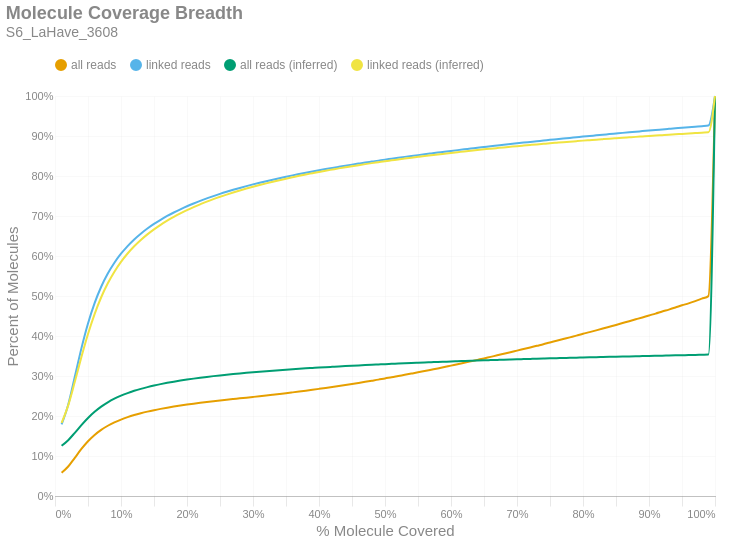

The cell this chart's notebook holds for it:
### Markdown cell above
### Molecule Read Coverage
This chart shows molecule coverage breadth as computed by the number of bases aligned to that molecule. In other words, "*how much of each unique long molecule is actually sequenced/aligned?*" Keep in mind there is a distinction between sequences and alignments, since some sequences belonging to a particular molecule may not align well and wouldn't appear in the alignment data. This chart also shows molecule coverage breadth as computed by the *inferred fragment* from which the aligned sequences originate. Unlike read coverage, this calculation takes into account the total insert size, including unsequenced gaps between the forward and reverse reads. Like the previous figures, these are cumulative percents.

### Code cell
if SKIPLR:
    print_html(f"Skipped")
else:
    binned_df = consolidated_hist(valids['coverage_bp'], mask, 0.01, True)
    binned_df_inf = consolidated_hist(valids['coverage_inserts'], mask, 0.01, True)
    binned_df = binned_df.with_columns(pl.lit(binned_df_inf['all reads (cumsum)']).alias('all reads (inferred)'))
    binned_df = binned_df.with_columns(pl.lit(binned_df_inf['linked reads (cumsum)']).alias('linked reads (inferred)'))
    binned_df = binned_df.with_columns(
        (pl.col('bin').cast(pl.Float64) + 0.01).alias('right_edge')
    )

    with SafeRender(binned_df):
        (
            density_plot(binned_df, 'Molecule Coverage Breadth', samplename, 'molcov', ['all reads (inferred)','linked reads (inferred)'])
            .encode(
                #x=alt.X('bin:Q', title="% Molecule Covered").axis(format = '%').scale(padding=0),
                x=alt.X('right_edge:Q', title="% Molecule Covered").axis(format='%').scale(padding=0),
                y=alt.Y('value:Q', title='Percent of Molecules')
                    .axis(format='%')
                    .stack(False)
                    .scale(domainMin=0, padding=0),
                color=alt.Color("key:N").scale(domain = ["all reads", "linked reads", "all reads (inferred)", "linked reads (inferred)"]),
                tooltip = [
                    alt.Tooltip("key:N", title = "Data Type"),
                    alt.Tooltip("range_label:N", title="% Molecule Covered"),
                    alt.Tooltip("value:Q", format = ".2%", title="% Molecules")
                ]
            )
        ).display()

### Figure 1 — Vega-Lite specification as saved in the notebook (floating-point values rounded to 4 significant figures)
{"width": "container", "height": 400, "config": {"title": {"anchor": "start", "dy": -15, "fontSize": 18, "color": "#888888", "subtitleColor": "#888888", "subtitleFontSize": 14}, "arc": {"fill": "#0072B2"}, "axis": {"domainColor": "#888888", "domainWidth": 0.5, "gridWidth": 0.2, "grid": false, "titleFontWeight": 400, "titleFontSize": 15, "labelFontSize": 11, "labelColor": "#888888", "tickColor": "#888888", "tickWidth": 0.2, "titleColor": "#888888"}, "axisBand": {"grid": false}, "axisX": {"grid": true, "tickSize": 10, "domainCap": "round"}, "axisY": {"domain": false, "grid": true, "tickSize": 0, "domainCap": "round"}, "background": "transparent", "header": {"labelFontSize": 15, "labelColor": "#888888", "titleFontSize": 15, "titleFontWeight": 600, "titleColor": "#888888"}, "legend": {"labelFont": "sans-serif", "labelFontSize": 12, "labelColor": "#888888", "symbolSize": 100, "symbolType": "circle", "titleFontSize": 12, "titlePadding": 10, "titleColor": "#888888", "title": null, "orient": "top"}, "range": {"category": ["#E69F00", "#56B4E9", "#009E73", "#F0E442", "#0072B2", "#D55E00", "#CC79A7", "#000000"], "diverging": ["#cfe8f3", "#a2d4ec", "#73bfe2", "#46abdb", "#1696d2", "#12719e"]}, "area": {"fill": "#0072B2", "fillOpacity": 0.7, "line": true, "strokeOpacity": 0.7}, "line": {"color": "#0072B2", "stroke": "#0072B2", "strokeWidth": 2}, "trail": {"color": "#0072B2", "stroke": "#0072B2", "strokeWidth": 0, "size": 1}, "point": {"filled": true, "fillOpacity": 1.0, "size": 95}, "text": {"color": "#888888", "fontSize": 11, "align": "right", "fontWeight": 400, "size": 11}, "bar": {"fill": "#0072B2", "stroke": null}, "view": {"stroke": null, "continuousWidth": 660, "continuousHeight": 400}}, "data": {"name": "data-3d593f9e20ea8394097fbb540706a8b3"}, "mark": {"type": "line", "interpolate": "monotone", "point": {"opacity": 0, "size": 275}}, "encoding": {"color": {"field": "key", "scale": {"domain": ["all reads", "linked reads", "all reads (inferred)", "linked reads (inferred)"]}, "type": "nominal"}, "tooltip": [{"field": "key", "title": "Data Type", "type": "nominal"}, {"field": "range_label", "title": "% Molecule Covered", "type": "nominal"}, {"field": "value", "format": ".2%", "title": "% Molecules", "type": "quantitative"}], "x": {"axis": {"format": "%"}, "field": "right_edge", "scale": {"padding": 0}, "title": "% Molecule Covered", "type": "quantitative"}, "y": {"axis": {"format": "%"}, "field": "value", "scale": {"domainMin": 0, "padding": 0}, "stack": false, "title": "Percent of Molecules", "type": "quantitative"}}, "params": [{"name": "param_c36ac31b6afebe62", "select": {"type": "point", "fields": ["key"]}, "bind": "legend"}], "title": {"text": "Molecule Coverage Breadth", "subtitle": "S6_LaHave_3608"}, "transform": [{"fold": ["all reads (cumsum)", "linked reads (cumsum)", "all reads (inferred)", "linked reads (inferred)"]}, {"calculate": "replace(datum.key, ' (cumsum)', '')", "as": "key"}, {"filter": {"param": "param_c36ac31b6afebe62"}}], "usermeta": {"embedOptions": {"downloadFileName": "S6_LaHave_3608.molcov"}}, "$schema": "https://vega.github.io/schema/vega-lite/v6.1.0.json", "datasets": {"data-3d593f9e20ea8394097fbb540706a8b3": [{"bin": "0.0", "interval": "0.0-0.01", "all reads": 0.05804, "linked reads": 0.1789, "all reads (cumsum)": 0.05804, "linked reads (cumsum)": 0.1789, "range_label": "0.0-0.01", "all reads (inferred)": 0.1256, "linked reads (inferred)": 0.1825, "right_edge": 0.01}, {"bin": "0.01", "interval": "0.01-0.02", "all reads": 0.01562, "linked reads": 0.04918, "all reads (cumsum)": 0.07366, "linked reads (cumsum)": 0.2281, "range_label": "0.01-0.02", "all reads (inferred)": 0.1396, "linked reads (inferred)": 0.2265, "right_edge": 0.02}, {"bin": "0.02", "interval": "0.02-0.03", "all reads": 0.02179, "linked reads": 0.06979, "all reads (cumsum)": 0.09546, "linked reads (cumsum)": 0.2979, "range_label": "0.02-0.03", "all reads (inferred)": 0.158, "linked reads (inferred)": 0.2854, "right_edge": 0.03}, {"bin": "0.03", "interval": "0.03-0.04", "all reads": 0.02209, "linked reads": 0.07115, "all reads (cumsum)": 0.1175, "linked reads (cumsum)": 0.369, "range_label": "0.03-0.04", "all reads (inferred)": 0.1772, "linked reads (inferred)": 0.3474, "right_edge": 0.04}, {"bin": "0.04", "interval": "0.04-0.05", "all reads": 0.01928, "linked reads": 0.06215, "all reads (cumsum)": 0.1368, "linked reads (cumsum)": 0.4312, "range_label": "0.04-0.05", "all reads (inferred)": 0.195, "linked reads (inferred)": 0.405, "right_edge": 0.05}, {"bin": "0.05", "interval": "0.05-0.06", "all reads": 0.01583, "linked reads": 0.05102, "all reads (cumsum)": 0.1527, "linked reads (cumsum)": 0.4822, "range_label": "0.05-0.06", "all reads (inferred)": 0.2104, "linked reads (inferred)": 0.4549, "right_edge": 0.06}, {"bin": "0.06", "interval": "0.06-0.07", "all reads": 0.01272, "linked reads": 0.04091, "all reads (cumsum)": 0.1654, "linked reads (cumsum)": 0.5231, "range_label": "0.06-0.07", "all reads (inferred)": 0.2234, "linked reads (inferred)": 0.4969, "right_edge": 0.07}, {"bin": "0.07", "interval": "0.07-0.08", "all reads": 0.01026, "linked reads": 0.03297, "all reads (cumsum)": 0.1756, "linked reads (cumsum)": 0.5561, "range_label": "0.07-0.08", "all reads (inferred)": 0.2342, "linked reads (inferred)": 0.5317, "right_edge": 0.08}, {"bin": "0.08", "interval": "0.08-0.09", "all reads": 0.008428, "linked reads": 0.027, "all reads (cumsum)": 0.1841, "linked reads (cumsum)": 0.5831, "range_label": "0.08-0.09", "all reads (inferred)": 0.2432, "linked reads (inferred)": 0.5609, "right_edge": 0.09}, {"bin": "0.09", "interval": "0.09-0.1", "all reads": 0.007041, "linked reads": 0.02255, "all reads (cumsum)": 0.1911, "linked reads (cumsum)": 0.6056, "range_label": "0.09-0.1", "all reads (inferred)": 0.2508, "linked reads (inferred)": 0.5854, "right_edge": 0.1}, {"bin": "0.1", "interval": "0.1-0.11", "all reads": 0.006006, "linked reads": 0.01913, "all reads (cumsum)": 0.1971, "linked reads (cumsum)": 0.6248, "range_label": "0.1-0.11", "all reads (inferred)": 0.2573, "linked reads (inferred)": 0.6063, "right_edge": 0.11}, {"bin": "0.11", "interval": "0.11-0.12", "all reads": 0.00522, "linked reads": 0.01662, "all reads (cumsum)": 0.2023, "linked reads (cumsum)": 0.6414, "range_label": "0.11-0.12", "all reads (inferred)": 0.2629, "linked reads (inferred)": 0.6243, "right_edge": 0.12}, {"bin": "0.12", "interval": "0.12-0.13", "all reads": 0.004518, "linked reads": 0.01435, "all reads (cumsum)": 0.2068, "linked reads (cumsum)": 0.6558, "range_label": "0.12-0.13", "all reads (inferred)": 0.2678, "linked reads (inferred)": 0.6401, "right_edge": 0.13}, {"bin": "0.13", "interval": "0.13-0.14", "all reads": 0.004052, "linked reads": 0.01286, "all reads (cumsum)": 0.2109, "linked reads (cumsum)": 0.6686, "range_label": "0.13-0.14", "all reads (inferred)": 0.2722, "linked reads (inferred)": 0.6541, "right_edge": 0.14}, {"bin": "0.14", "interval": "0.14-0.15", "all reads": 0.003639, "linked reads": 0.01152, "all reads (cumsum)": 0.2145, "linked reads (cumsum)": 0.6801, "range_label": "0.14-0.15", "all reads (inferred)": 0.2761, "linked reads (inferred)": 0.6667, "right_edge": 0.15}, {"bin": "0.15", "interval": "0.15-0.16", "all reads": 0.003294, "linked reads": 0.01038, "all reads (cumsum)": 0.2178, "linked reads (cumsum)": 0.6905, "range_label": "0.15-0.16", "all reads (inferred)": 0.2796, "linked reads (inferred)": 0.678, "right_edge": 0.16}, {"bin": "0.16", "interval": "0.16-0.17", "all reads": 0.003023, "linked reads": 0.0095, "all reads (cumsum)": 0.2209, "linked reads (cumsum)": 0.7, "range_label": "0.16-0.17", "all reads (inferred)": 0.2829, "linked reads (inferred)": 0.6883, "right_edge": 0.17}, {"bin": "0.17", "interval": "0.17-0.18", "all reads": 0.002799, "linked reads": 0.008737, "all reads (cumsum)": 0.2236, "linked reads (cumsum)": 0.7088, "range_label": "0.17-0.18", "all reads (inferred)": 0.2858, "linked reads (inferred)": 0.6979, "right_edge": 0.18}, {"bin": "0.18", "interval": "0.18-0.19", "all reads": 0.002577, "linked reads": 0.00799, "all reads (cumsum)": 0.2262, "linked reads (cumsum)": 0.7167, "range_label": "0.18-0.19", "all reads (inferred)": 0.2886, "linked reads (inferred)": 0.7066, "right_edge": 0.19}, {"bin": "0.19", "interval": "0.19-0.2", "all reads": 0.002431, "linked reads": 0.007533, "all reads (cumsum)": 0.2287, "linked reads (cumsum)": 0.7243, "range_label": "0.19-0.2", "all reads (inferred)": 0.2911, "linked reads (inferred)": 0.7147, "right_edge": 0.2}, {"bin": "0.2", "interval": "0.2-0.21", "all reads": 0.002251, "linked reads": 0.006921, "all reads (cumsum)": 0.2309, "linked reads (cumsum)": 0.7312, "range_label": "0.2-0.21", "all reads (inferred)": 0.2934, "linked reads (inferred)": 0.7222, "right_edge": 0.21}, {"bin": "0.21", "interval": "0.21-0.22", "all reads": 0.002158, "linked reads": 0.006584, "all reads (cumsum)": 0.2331, "linked reads (cumsum)": 0.7378, "range_label": "0.21-0.22", "all reads (inferred)": 0.2956, "linked reads (inferred)": 0.7292, "right_edge": 0.22}, {"bin": "0.22", "interval": "0.22-0.23", "all reads": 0.002044, "linked reads": 0.006173, "all reads (cumsum)": 0.2351, "linked reads (cumsum)": 0.744, "range_label": "0.22-0.23", "all reads (inferred)": 0.2978, "linked reads (inferred)": 0.736, "right_edge": 0.23}, {"bin": "0.23", "interval": "0.23-0.24", "all reads": 0.00194, "linked reads": 0.005788, "all reads (cumsum)": 0.2371, "linked reads (cumsum)": 0.7497, "range_label": "0.23-0.24", "all reads (inferred)": 0.2997, "linked reads (inferred)": 0.7421, "right_edge": 0.24}, {"bin": "0.24", "interval": "0.24-0.25", "all reads": 0.001889, "linked reads": 0.005572, "all reads (cumsum)": 0.2389, "linked reads (cumsum)": 0.7553, "range_label": "0.24-0.25", "all reads (inferred)": 0.3015, "linked reads (inferred)": 0.7479, "right_edge": 0.25}, {"bin": "0.25", "interval": "0.25-0.26", "all reads": 0.001784, "linked reads": 0.005217, "all reads (cumsum)": 0.2407, "linked reads (cumsum)": 0.7605, "range_label": "0.25-0.26", "all reads (inferred)": 0.3032, "linked reads (inferred)": 0.7535, "right_edge": 0.26}, {"bin": "0.26", "interval": "0.26-0.27", "all reads": 0.001719, "linked reads": 0.004934, "all reads (cumsum)": 0.2424, "linked reads (cumsum)": 0.7655, "range_label": "0.26-0.27", "all reads (inferred)": 0.3049, "linked reads (inferred)": 0.7587, "right_edge": 0.27}, {"bin": "0.27", "interval": "0.27-0.28", "all reads": 0.001691, "linked reads": 0.004686, "all reads (cumsum)": 0.2441, "linked reads (cumsum)": 0.7702, "range_label": "0.27-0.28", "all reads (inferred)": 0.3065, "linked reads (inferred)": 0.7638, "right_edge": 0.28}, {"bin": "0.28", "interval": "0.28-0.29", "all reads": 0.001733, "linked reads": 0.00453, "all reads (cumsum)": 0.2459, "linked reads (cumsum)": 0.7747, "range_label": "0.28-0.29", "all reads (inferred)": 0.308, "linked reads (inferred)": 0.7686, "right_edge": 0.29}, {"bin": "0.29", "interval": "0.29-0.3", "all reads": 0.001756, "linked reads": 0.004306, "all reads (cumsum)": 0.2476, "linked reads (cumsum)": 0.779, "range_label": "0.29-0.3", "all reads (inferred)": 0.3094, "linked reads (inferred)": 0.7731, "right_edge": 0.3}, {"bin": "0.3", "interval": "0.3-0.31", "all reads": 0.00178, "linked reads": 0.00408, "all reads (cumsum)": 0.2494, "linked reads (cumsum)": 0.7831, "range_label": "0.3-0.31", "all reads (inferred)": 0.3108, "linked reads (inferred)": 0.7775, "right_edge": 0.31}, {"bin": "0.31", "interval": "0.31-0.32", "all reads": 0.001838, "linked reads": 0.003968, "all reads (cumsum)": 0.2512, "linked reads (cumsum)": 0.787, "range_label": "0.31-0.32", "all reads (inferred)": 0.3121, "linked reads (inferred)": 0.7816, "right_edge": 0.32}, {"bin": "0.32", "interval": "0.32-0.33", "all reads": 0.001894, "linked reads": 0.003802, "all reads (cumsum)": 0.2531, "linked reads (cumsum)": 0.7908, "range_label": "0.32-0.33", "all reads (inferred)": 0.3134, "linked reads (inferred)": 0.7857, "right_edge": 0.33}, {"bin": "0.33", "interval": "0.33-0.34", "all reads": 0.001921, "linked reads": 0.003697, "all reads (cumsum)": 0.2551, "linked reads (cumsum)": 0.7945, "range_label": "0.33-0.34", "all reads (inferred)": 0.3146, "linked reads (inferred)": 0.7896, "right_edge": 0.34}, {"bin": "0.34", "interval": "0.34-0.35", "all reads": 0.001965, "linked reads": 0.00357, "all reads (cumsum)": 0.257, "linked reads (cumsum)": 0.7981, "range_label": "0.34-0.35", "all reads (inferred)": 0.3158, "linked reads (inferred)": 0.7933, "right_edge": 0.35}, {"bin": "0.35", "interval": "0.35-0.36", "all reads": 0.002058, "linked reads": 0.003478, "all reads (cumsum)": 0.2591, "linked reads (cumsum)": 0.8016, "range_label": "0.35-0.36", "all reads (inferred)": 0.3169, "linked reads (inferred)": 0.7969, "right_edge": 0.36}, {"bin": "0.36", "interval": "0.36-0.37", "all reads": 0.00209, "linked reads": 0.003284, "all reads (cumsum)": 0.2612, "linked reads (cumsum)": 0.8049, "range_label": "0.36-0.37", "all reads (inferred)": 0.318, "linked reads (inferred)": 0.8005, "right_edge": 0.37}, {"bin": "0.37", "interval": "0.37-0.38", "all reads": 0.002145, "linked reads": 0.00323, "all reads (cumsum)": 0.2633, "linked reads (cumsum)": 0.8081, "range_label": "0.37-0.38", "all reads (inferred)": 0.3191, "linked reads (inferred)": 0.8038, "right_edge": 0.38}, {"bin": "0.38", "interval": "0.38-0.39", "all reads": 0.002231, "linked reads": 0.003167, "all reads (cumsum)": 0.2655, "linked reads (cumsum)": 0.8113, "range_label": "0.38-0.39", "all reads (inferred)": 0.3201, "linked reads (inferred)": 0.807, "right_edge": 0.39}, {"bin": "0.39", "interval": "0.39-0.4", "all reads": 0.002281, "linked reads": 0.003052, "all reads (cumsum)": 0.2678, "linked reads (cumsum)": 0.8143, "range_label": "0.39-0.4", "all reads (inferred)": 0.3211, "linked reads (inferred)": 0.8102, "right_edge": 0.4}, {"bin": "0.4", "interval": "0.4-0.41", "all reads": 0.002321, "linked reads": 0.002971, "all reads (cumsum)": 0.2701, "linked reads (cumsum)": 0.8173, "range_label": "0.4-0.41", "all reads (inferred)": 0.3221, "linked reads (inferred)": 0.8133, "right_edge": 0.41}, {"bin": "0.41", "interval": "0.41-0.42", "all reads": 0.002401, "linked reads": 0.002878, "all reads (cumsum)": 0.2726, "linked reads (cumsum)": 0.8202, "range_label": "0.41-0.42", "all reads (inferred)": 0.323, "linked reads (inferred)": 0.8162, "right_edge": 0.42}, {"bin": "0.42", "interval": "0.42-0.43", "all reads": 0.002447, "linked reads": 0.002792, "all reads (cumsum)": 0.275, "linked reads (cumsum)": 0.823, "range_label": "0.42-0.43", "all reads (inferred)": 0.3239, "linked reads (inferred)": 0.8191, "right_edge": 0.43}, {"bin": "0.43", "interval": "0.43-0.44", "all reads": 0.002519, "linked reads": 0.002758, "all reads (cumsum)": 0.2775, "linked reads (cumsum)": 0.8257, "range_label": "0.43-0.44", "all reads (inferred)": 0.3248, "linked reads (inferred)": 0.8218, "right_edge": 0.44}, {"bin": "0.44", "interval": "0.44-0.45", "all reads": 0.002581, "linked reads": 0.002692, "all reads (cumsum)": 0.2801, "linked reads (cumsum)": 0.8284, "range_label": "0.44-0.45", "all reads (inferred)": 0.3257, "linked reads (inferred)": 0.8245, "right_edge": 0.45}, {"bin": "0.45", "interval": "0.45-0.46", "all reads": 0.00265, "linked reads": 0.002574, "all reads (cumsum)": 0.2827, "linked reads (cumsum)": 0.831, "range_label": "0.45-0.46", "all reads (inferred)": 0.3265, "linked reads (inferred)": 0.8271, "right_edge": 0.46}, {"bin": "0.46", "interval": "0.46-0.47", "all reads": 0.002683, "linked reads": 0.002547, "all reads (cumsum)": 0.2854, "linked reads (cumsum)": 0.8335, "range_label": "0.46-0.47", "all reads (inferred)": 0.3273, "linked reads (inferred)": 0.8297, "right_edge": 0.47}, {"bin": "0.47", "interval": "0.47-0.48", "all reads": 0.002726, "linked reads": 0.002456, "all reads (cumsum)": 0.2882, "linked reads (cumsum)": 0.836, "range_label": "0.47-0.48", "all reads (inferred)": 0.3281, "linked reads (inferred)": 0.8322, "right_edge": 0.48}, {"bin": "0.48", "interval": "0.48-0.49", "all reads": 0.002764, "linked reads": 0.002465, "all reads (cumsum)": 0.2909, "linked reads (cumsum)": 0.8384, "range_label": "0.48-0.49", "all reads (inferred)": 0.3289, "linked reads (inferred)": 0.8346, "right_edge": 0.49}, {"bin": "0.49", "interval": "0.49-0.5", "all reads": 0.003093, "linked reads": 0.002498, "all reads (cumsum)": 0.294, "linked reads (cumsum)": 0.8409, "range_label": "0.49-0.5", "all reads (inferred)": 0.3296, "linked reads (inferred)": 0.837, "right_edge": 0.5}, {"bin": "0.5", "interval": "0.5-0.51", "all reads": 0.002726, "linked reads": 0.002255, "all reads (cumsum)": 0.2967, "linked reads (cumsum)": 0.8432, "range_label": "0.5-0.51", "all reads (inferred)": 0.3304, "linked reads (inferred)": 0.8392, "right_edge": 0.51}, {"bin": "0.51", "interval": "0.51-0.52", "all reads": 0.003112, "linked reads": 0.00234, "all reads (cumsum)": 0.2999, "linked reads (cumsum)": 0.8455, "range_label": "0.51-0.52", "all reads (inferred)": 0.3311, "linked reads (inferred)": 0.8415, "right_edge": 0.52}, {"bin": "0.52", "interval": "0.52-0.53", "all reads": 0.003041, "linked reads": 0.00226, "all reads (cumsum)": 0.3029, "linked reads (cumsum)": 0.8478, "range_label": "0.52-0.53", "all reads (inferred)": 0.3318, "linked reads (inferred)": 0.8437, "right_edge": 0.53}, {"bin": "0.53", "interval": "0.53-0.54", "all reads": 0.003106, "linked reads": 0.002204, "all reads (cumsum)": 0.306, "linked reads (cumsum)": 0.85, "range_label": "0.53-0.54", "all reads (inferred)": 0.3325, "linked reads (inferred)": 0.8459, "right_edge": 0.54}, {"bin": "0.54", "interval": "0.54-0.55", "all reads": 0.003145, "linked reads": 0.002172, "all reads (cumsum)": 0.3091, "linked reads (cumsum)": 0.8522, "range_label": "0.54-0.55", "all reads (inferred)": 0.3332, "linked reads (inferred)": 0.848, "right_edge": 0.55}, {"bin": "0.55", "interval": "0.55-0.56", "all reads": 0.003255, "linked reads": 0.002137, "all reads (cumsum)": 0.3124, "linked reads (cumsum)": 0.8543, "range_label": "0.55-0.56", "all reads (inferred)": 0.3338, "linked reads (inferred)": 0.85, "right_edge": 0.56}, {"bin": "0.56", "interval": "0.56-0.57", "all reads": 0.003282, "linked reads": 0.002094, "all reads (cumsum)": 0.3157, "linked reads (cumsum)": 0.8564, "range_label": "0.56-0.57", "all reads (inferred)": 0.3344, "linked reads (inferred)": 0.852, "right_edge": 0.57}, {"bin": "0.57", "interval": "0.57-0.58", "all reads": 0.003278, "linked reads": 0.002082, "all reads (cumsum)": 0.319, "linked reads (cumsum)": 0.8585, "range_label": "0.57-0.58", "all reads (inferred)": 0.3351, "linked reads (inferred)": 0.8539, "right_edge": 0.58}, {"bin": "0.58", "interval": "0.58-0.59", "all reads": 0.003422, "linked reads": 0.002106, "all reads (cumsum)": 0.3224, "linked reads (cumsum)": 0.8606, "range_label": "0.58-0.59", "all reads (inferred)": 0.3357, "linked reads (inferred)": 0.8558, "right_edge": 0.59}, {"bin": "0.59", "interval": "0.59-0.6", "all reads": 0.00354, "linked reads": 0.002072, "all reads (cumsum)": 0.3259, "linked reads (cumsum)": 0.8627, "range_label": "0.59-0.6", "all reads (inferred)": 0.3363, "linked reads (inferred)": 0.8577, "right_edge": 0.6}, {"bin": "0.6", "interval": "0.6-0.61", "all reads": 0.003457, "linked reads": 0.002007, "all reads (cumsum)": 0.3294, "linked reads (cumsum)": 0.8647, "range_label": "0.6-0.61", "all reads (inferred)": 0.3369, "linked reads (inferred)": 0.8595, "right_edge": 0.61}, {"bin": "0.61", "interval": "0.61-0.62", "all reads": 0.003611, "linked reads": 0.001972, "all reads (cumsum)": 0.333, "linked reads (cumsum)": 0.8666, "range_label": "0.61-0.62", "all reads (inferred)": 0.3375, "linked reads (inferred)": 0.8613, "right_edge": 0.62}, {"bin": "0.62", "interval": "0.62-0.63", "all reads": 0.003618, "linked reads": 0.001927, "all reads (cumsum)": 0.3366, "linked reads (cumsum)": 0.8686, "range_label": "0.62-0.63", "all reads (inferred)": 0.338, "linked reads (inferred)": 0.8631, "right_edge": 0.63}, {"bin": "0.63", "interval": "0.63-0.64", "all reads": 0.003706, "linked reads": 0.001977, "all reads (cumsum)": 0.3403, "linked reads (cumsum)": 0.8706, "range_label": "0.63-0.64", "all reads (inferred)": 0.3386, "linked reads (inferred)": 0.8649, "right_edge": 0.64}, {"bin": "0.64", "interval": "0.64-0.65", "all reads": 0.003683, "linked reads": 0.001886, "all reads (cumsum)": 0.344, "linked reads (cumsum)": 0.8724, "range_label": "0.64-0.65", "all reads (inferred)": 0.3392, "linked reads (inferred)": 0.8666, "right_edge": 0.65}, {"bin": "0.65", "interval": "0.65-0.66", "all reads": 0.003872, "linked reads": 0.001898, "all reads (cumsum)": 0.3479, "linked reads (cumsum)": 0.8743, "range_label": "0.65-0.66", "all reads (inferred)": 0.3397, "linked reads (inferred)": 0.8682, "right_edge": 0.66}, {"bin": "0.66", "interval": "0.66-0.67", "all reads": 0.003781, "linked reads": 0.001865, "all reads (cumsum)": 0.3516, "linked reads (cumsum)": 0.8762, "range_label": "0.66-0.67", "all reads (inferred)": 0.3402, "linked reads (inferred)": 0.8699, "right_edge": 0.67}, {"bin": "0.67", "interval": "0.67-0.68", "all reads": 0.003875, "linked reads": 0.001868, "all reads (cumsum)": 0.3555, "linked reads (cumsum)": 0.8781, "range_label": "0.67-0.68", "all reads (inferred)": 0.3408, "linked reads (inferred)": 0.8715, "right_edge": 0.68}, {"bin": "0.68", "interval": "0.68-0.69", "all reads": 0.003871, "linked reads": 0.001839, "all reads (cumsum)": 0.3594, "linked reads (cumsum)": 0.8799, "range_label": "0.68-0.69", "all reads (inferred)": 0.3413, "linked reads (inferred)": 0.873, "right_edge": 0.69}, {"bin": "0.69", "interval": "0.69-0.7", "all reads": 0.004003, "linked reads": 0.001808, "all reads (cumsum)": 0.3634, "linked reads (cumsum)": 0.8817, "range_label": "0.69-0.7", "all reads (inferred)": 0.3418, "linked reads (inferred)": 0.8746, "right_edge": 0.7}, {"bin": "0.7", "interval": "0.7-0.71", "all reads": 0.00397, "linked reads": 0.00181, "all reads (cumsum)": 0.3674, "linked reads (cumsum)": 0.8835, "range_label": "0.7-0.71", "all reads (inferred)": 0.3422, "linked reads (inferred)": 0.8761, "right_edge": 0.71}, {"bin": "0.71", "interval": "0.71-0.72", "all reads": 0.00397, "linked reads": 0.001717, "all reads (cumsum)": 0.3713, "linked reads (cumsum)": 0.8852, "range_label": "0.71-0.72", "all reads (inferred)": 0.3427, "linked reads (inferred)": 0.8776, "right_edge": 0.72}, {"bin": "0.72", "interval": "0.72-0.73", "all reads": 0.004142, "linked reads": 0.001722, "all reads (cumsum)": 0.3755, "linked reads (cumsum)": 0.887, "range_label": "0.72-0.73", "all reads (inferred)": 0.3432, "linked reads (inferred)": 0.879, "right_edge": 0.73}, {"bin": "0.73", "interval": "0.73-0.74", "all reads": 0.004041, "linked reads": 0.001656, "all reads (cumsum)": 0.3795, "linked reads (cumsum)": 0.8886, "range_label": "0.73-0.74", "all reads (inferred)": 0.3437, "linked reads (inferred)": 0.8804, "right_edge": 0.74}, {"bin": "0.74", "interval": "0.74-0.75", "all reads": 0.004391, "linked reads": 0.001745, "all reads (cumsum)": 0.3839, "linked reads (cumsum)": 0.8904, "range_label": "0.74-0.75", "all reads (inferred)": 0.3441, "linked reads (inferred)": 0.8819, "right_edge": 0.75}, {"bin": "0.75", "interval": "0.75-0.76", "all reads": 0.004084, "linked reads": 0.001612, "all reads (cumsum)": 0.388, "linked reads (cumsum)": 0.892, "range_label": "0.75-0.76", "all reads (inferred)": 0.3446, "linked reads (inferred)": 0.8832, "right_edge": 0.76}, {"bin": "0.76", "interval": "0.76-0.77", "all reads": 0.00429, "linked reads": 0.001636, "all reads (cumsum)": 0.3923, "linked reads (cumsum)": 0.8936, "range_label": "0.76-0.77", "all reads (inferred)": 0.345, "linked reads (inferred)": 0.8846, "right_edge": 0.77}, {"bin": "0.77", "interval": "0.77-0.78", "all reads": 0.004316, "linked reads": 0.001682, "all reads (cumsum)": 0.3966, "linked reads (cumsum)": 0.8953, "range_label": "0.77-0.78", "all reads (inferred)": 0.3454, "linked reads (inferred)": 0.8858, "right_edge": 0.78}, {"bin": "0.78", "interval": "0.78-0.79", "all reads": 0.004278, "linked reads": 0.001601, "all reads (cumsum)": 0.4009, "linked reads (cumsum)": 0.8969, "range_label": "0.78-0.79", "all reads (inferred)": 0.3459, "linked reads (inferred)": 0.8872, "right_edge": 0.79}, {"bin": "0.79", "interval": "0.79-0.8", "all reads": 0.004565, "linked reads": 0.001662, "all reads (cumsum)": 0.4054, "linked reads (cumsum)": 0.8986, "range_label": "0.79-0.8", "all reads (inferred)": 0.3463, "linked reads (inferred)": 0.8884, "right_edge": 0.8}, {"bin": "0.8", "interval": "0.8-0.81", "all reads": 0.004218, "linked reads": 0.001478, "all reads (cumsum)": 0.4097, "linked reads (cumsum)": 0.9, "range_label": "0.8-0.81", "all reads (inferred)": 0.3467, "linked reads (inferred)": 0.8897, "right_edge": 0.81}, {"bin": "0.81", "interval": "0.81-0.82", "all reads": 0.00442, "linked reads": 0.001596, "all reads (cumsum)": 0.4141, "linked reads (cumsum)": 0.9016, "range_label": "0.81-0.82", "all reads (inferred)": 0.3471, "linked reads (inferred)": 0.8909, "right_edge": 0.82}, {"bin": "0.82", "interval": "0.82-0.83", "all reads": 0.004492, "linked reads": 0.001523, "all reads (cumsum)": 0.4186, "linked reads (cumsum)": 0.9032, "range_label": "0.82-0.83", "all reads (inferred)": 0.3475, "linked reads (inferred)": 0.8921, "right_edge": 0.83}, {"bin": "0.83", "interval": "0.83-0.84", "all reads": 0.004554, "linked reads": 0.001575, "all reads (cumsum)": 0.4231, "linked reads (cumsum)": 0.9047, "range_label": "0.83-0.84", "all reads (inferred)": 0.3479, "linked reads (inferred)": 0.8933, "right_edge": 0.84}, {"bin": "0.84", "interval": "0.84-0.85", "all reads": 0.004565, "linked reads": 0.001537, "all reads (cumsum)": 0.4277, "linked reads (cumsum)": 0.9063, "range_label": "0.84-0.85", "all reads (inferred)": 0.3483, "linked reads (inferred)": 0.8944, "right_edge": 0.85}, {"bin": "0.85", "interval": "0.85-0.86", "all reads": 0.004663, "linked reads": 0.001539, "all reads (cumsum)": 0.4324, "linked reads (cumsum)": 0.9078, "range_label": "0.85-0.86", "all reads (inferred)": 0.3486, "linked reads (inferred)": 0.8955, "right_edge": 0.86}, {"bin": "0.86", "interval": "0.86-0.87", "all reads": 0.004649, "linked reads": 0.001479, "all reads (cumsum)": 0.437, "linked reads (cumsum)": 0.9093, "range_label": "0.86-0.87", "all reads (inferred)": 0.349, "linked reads (inferred)": 0.8967, "right_edge": 0.87}, {"bin": "0.87", "interval": "0.87-0.88", "all reads": 0.004701, "linked reads": 0.001428, "all reads (cumsum)": 0.4417, "linked reads (cumsum)": 0.9107, "range_label": "0.87-0.88", "all reads (inferred)": 0.3494, "linked reads (inferred)": 0.8978, "right_edge": 0.88}, {"bin": "0.88", "interval": "0.88-0.89", "all reads": 0.004746, "linked reads": 0.001499, "all reads (cumsum)": 0.4465, "linked reads (cumsum)": 0.9122, "range_label": "0.88-0.89", "all reads (inferred)": 0.3498, "linked reads (inferred)": 0.8989, "right_edge": 0.89}, {"bin": "0.89", "interval": "0.89-0.9", "all reads": 0.004916, "linked reads": 0.001459, "all reads (cumsum)": 0.4514, "linked reads (cumsum)": 0.9137, "range_label": "0.89-0.9", "all reads (inferred)": 0.3502, "linked reads (inferred)": 0.9, "right_edge": 0.9}, {"bin": "0.9", "interval": "0.9-0.91", "all reads": 0.004667, "linked reads": 0.001416, "all reads (cumsum)": 0.456, "linked reads (cumsum)": 0.9151, "range_label": "0.9-0.91", "all reads (inferred)": 0.3505, "linked reads (inferred)": 0.901, "right_edge": 0.91}, {"bin": "0.91", "interval": "0.91-0.92", "all reads": 0.005263, "linked reads": 0.001378, "all reads (cumsum)": 0.4613, "linked reads (cumsum)": 0.9165, "range_label": "0.91-0.92", "all reads (inferred)": 0.3509, "linked reads (inferred)": 0.9021, "right_edge": 0.92}, {"bin": "0.92", "interval": "0.92-0.93", "all reads": 0.004678, "linked reads": 0.001393, "all reads (cumsum)": 0.466, "linked reads (cumsum)": 0.9179, "range_label": "0.92-0.93", "all reads (inferred)": 0.3513, "linked reads (inferred)": 0.9032, "right_edge": 0.93}, {"bin": "0.93", "interval": "0.93-0.94", "all reads": 0.005176, "linked reads": 0.001394, "all reads (cumsum)": 0.4712, "linked reads (cumsum)": 0.9193, "range_label": "0.93-0.94", "all reads (inferred)": 0.3516, "linked reads (inferred)": 0.9043, "right_edge": 0.94}, {"bin": "0.94", "interval": "0.94-0.95", "all reads": 0.005593, "linked reads": 0.0014, "all reads (cumsum)": 0.4767, "linked reads (cumsum)": 0.9207, "range_label": "0.94-0.95", "all reads (inferred)": 0.352, "linked reads (inferred)": 0.9053, "right_edge": 0.95}, {"bin": "0.95", "interval": "0.95-0.96", "all reads": 0.004791, "linked reads": 0.001358, "all reads (cumsum)": 0.4815, "linked reads (cumsum)": 0.922, "range_label": "0.95-0.96", "all reads (inferred)": 0.3524, "linked reads (inferred)": 0.9063, "right_edge": 0.96}, {"bin": "0.96", "interval": "0.96-0.97", "all reads": 0.005712, "linked reads": 0.001328, "all reads (cumsum)": 0.4872, "linked reads (cumsum)": 0.9233, "range_label": "0.96-0.97", "all reads (inferred)": 0.3528, "linked reads (inferred)": 0.9073, "right_edge": 0.97}, {"bin": "0.97", "interval": "0.97-0.98", "all reads": 0.006208, "linked reads": 0.001302, "all reads (cumsum)": 0.4935, "linked reads (cumsum)": 0.9246, "range_label": "0.97-0.98", "all reads (inferred)": 0.3532, "linked reads (inferred)": 0.9084, "right_edge": 0.98}, {"bin": "0.98", "interval": "0.98-0.99", "all reads": 0.006274, "linked reads": 0.001424, "all reads (cumsum)": 0.4997, "linked reads (cumsum)": 0.9261, "range_label": "0.98-0.99", "all reads (inferred)": 0.3536, "linked reads (inferred)": 0.9091, "right_edge": 0.99}, {"bin": "0.99", "interval": "0.99-1.0", "all reads": 0.5003, "linked reads": 0.07393, "all reads (cumsum)": 1.0, "linked reads (cumsum)": 1.0, "range_label": "0.99-1.0", "all reads (inferred)": 1.0, "linked reads (inferred)": 1.0, "right_edge": 1.0}]}}
